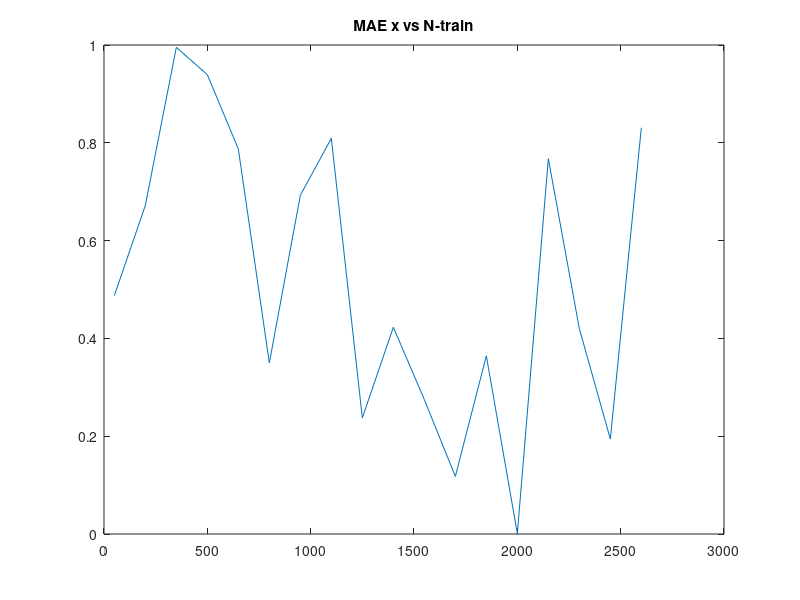
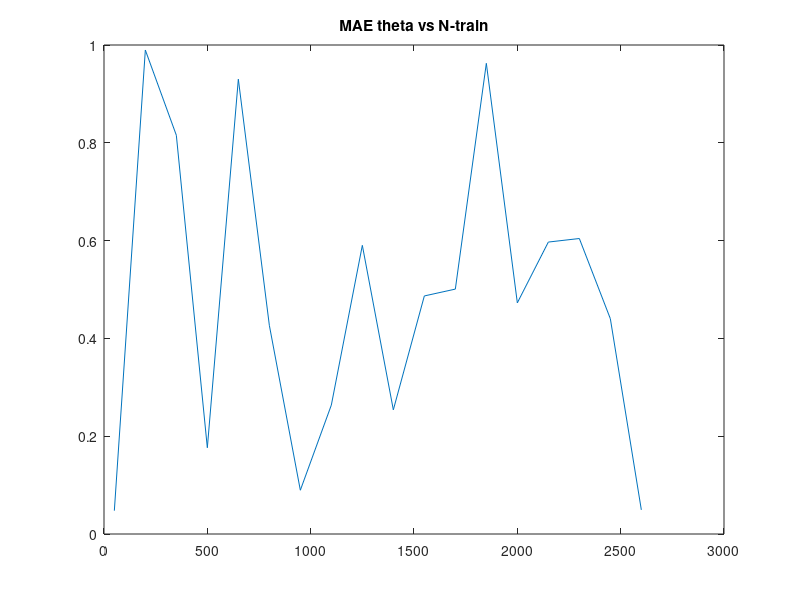
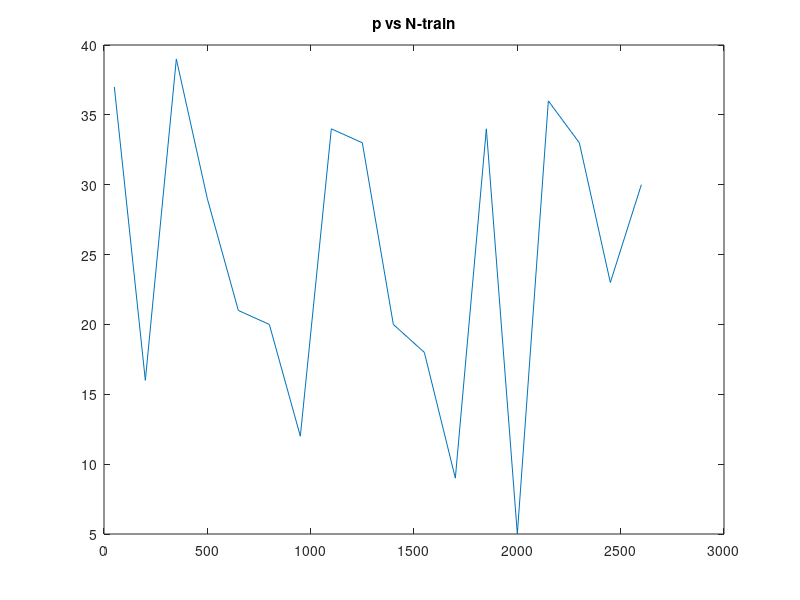
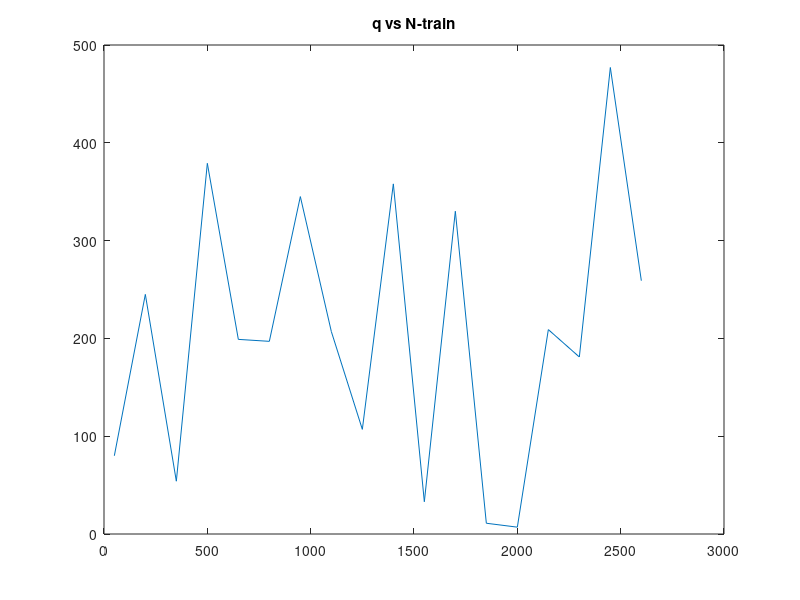

Here is the MATLAB script that generated these plots, in order:
%% NB, must be for same dataset and same sigma
m=2;
% % 
% N_train_saved = 1100:100:1300; % Previously saved list of N to compute model for
% MAE_saved = rand(m,length(N_train_saved)); % Save best MAE for each N
% p_saved = randi(40,1,length(N_train_saved)); % Save p of best MAE for each N
% q_saved = randi(500,1,length(N_train_saved)); % Save q of best MAE for each N
% time_saved = rand(1,length(N_train_saved)); % Save time taken for each N
% 
N_train_list = 50:150:2600; % List of N to compute model for
MAE_list = rand(m,length(N_train_list)); % Save best MAE for each N
p_list = randi(40,1,length(N_train_list)); % Save p of best MAE for each N
q_list = randi(500,1,length(N_train_list)); % Save q of best MAE for each N
time_list = rand(1,length(N_train_list)); % Save time taken for each N



%% Merge new and saved results
% If two results are for the same N_train, keep the one with the smallest error
try
    load('Data\N_train_error_time_HAVOK_sig=0.mat');
catch
    disp('No saved results to compare to')
    N_train_saved = N_train_list;
    MAE_saved = MAE_list;
    p_saved = p_list;
    q_saved = q_list;
    time_saved = time_list;
end
% 
% saved = [N_train_saved', mean(MAE_saved',2)]
% list = [N_train_list', mean(MAE_list', 2)]

li = 1; % List index
si = 1; % Saved index

for k=1:1e10 % Basically while true
    if N_train_list(li) < N_train_saved(si) % list smaller
        N_train_saved   = insert(N_train_saved, si, N_train_list(li));
        MAE_saved       = insert(MAE_saved, si, MAE_list(:,li));
        p_saved         = insert(p_saved, si, p_list(li));
        q_saved         = insert(q_saved, si, q_list(li));
        time_saved      = insert(time_saved, si, time_list(li));
 
        si = si+1; % increment indices
        li = li+1;
    
    elseif N_train_list(li) == N_train_saved(si) % list equal
        if mean(MAE_list(:,li)) < mean(MAE_saved(:,si)) % If list has smaller MAE
            MAE_saved(:,si) = MAE_list(:,li);
            p_saved(si) = p_list(li);
            q_saved(si) = q_list(li);
            time_saved(si) = time_list(li);
        end
        
        si = si+1; % Increment indices
        li = li+1;
    
    else % list bigger
        si = si+1; % Keep comparing current li, only increment si
    end
    
    s_max = length(N_train_saved);
    l_max = length(N_train_list);
    
    if li > l_max % If all items in list checked
        break; 
    
    elseif si > s_max % If all in saved compared already
        N_train_saved = [N_train_saved, N_train_list(li:end)]; % Append rest of list to saved
        MAE_saved = [MAE_saved, MAE_list(:, li:end)]; % Append rest of list to saved
        p_saved = [p_saved, p_list(li:end)]; 
        q_saved = [q_saved, q_list(li:end)]; % Append rest of list to saved
        time_saved = [time_saved, time_list(li:end)]; % Append rest of list to saved   
        break;
    end
    
end

% new_saved = [N_train_saved', mean(MAE_saved', 2)]

% Save the results to append to later
save('Data\N_train_error_time_HAVOK_sig=0.mat', 'N_train_saved', 'MAE_saved', 'p_saved', 'q_saved', 'time_saved');
%%
figure(1), plot(N_train_saved,MAE_saved(1,:)), title('MAE x vs N-train')
figure(2), plot(N_train_saved,MAE_saved(2,:)), title('MAE theta vs N-train')
figure(3), plot(N_train_saved,p_saved), title('p vs N-train')
figure(4), plot(N_train_saved,q_saved), title('q vs N-train')
figure(5), plot(N_train_saved,time_saved), title('time vs N-train')

% bar(mean(MAE_saved',2))

function new_array = insert(array, index, entry)
    if index == 1 % to avoid index-1 = 0
        new_array = [entry, array];
    else
        new_array = [array(:, 1:index-1), entry, array(:, index:end)];
    end
end

